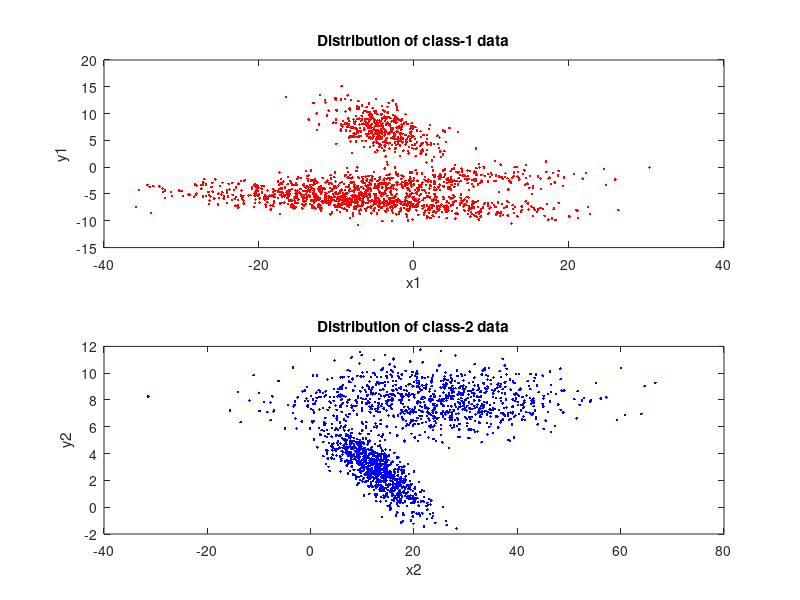

Write MATLAB code to recreate this figure. (Note: this script raises an error after producing the figure.)
clc,
clearvars,
close all;

%%%
% Author : Ýsmail can Büyüktepe
% Date: 10.01.2019
% Institute : Gebze Technical University
% E-mail: ismailcanbuyuktepe@gmail.com

% Brief: In the data set ClassificationData1, there are feature vectors of 
% two different classes. There are 2000 attribute vectors for each class. 
% Assume that the attribute vectors are suitable for the Gauss-mix model.
% Using the following code, the GMM parameters were first calculated by 
% the EM algorithm.
% In this process, the data set is divided into two parts as test and 
% training set.In the training set, the first 1800 were taken from 2000 
% data for both classes.The training was performed with 3600 data and the 
% parameters were calculated for each class. The classification was then 
% carried out. It was tested on 400 data using the parameters calculated 
% by training data and calculated the classification success rate.

folderName = '..\handlers';                             % Don't change
folderNameOfFunctions = '..\handlers\functions';        % Don't change
folderNameOfDataSets = '..\handlers\datasets';          % Don't change
    
addpath(folderName , folderNameOfFunctions , folderNameOfDataSets);

dataSet = load('ClassificationData1.mat');

%%
% The distribution of class-1 and class-2 data is shown and the number of
% gauss was determined.

subplot(2,1,1),
plot(dataSet.class1_data(1,1:1800),dataSet.class1_data(2,1:1800),'.','Color','red');
title('Distribution of class-1 data'),
xlabel('x1'); ylabel('y1');

subplot(2,1,2);
plot(dataSet.class2_data(1,1:1800),dataSet.class2_data(2,1:1800),'.','Color','blue');
title('Distribution of class-2 data'),
xlabel('x2'); ylabel('y2');

%% Values of initial parameters are determined for class-1.
dataTranspose =dataSet.class1_data(:,1:1800)';
weight=[1/3,1/3,1/3];

covariance(:,:,1)=[1,0;0,1];
covariance(:,:,2)=[1,0;0,1];
covariance(:,:,3)=[1,0;0,1];

mu_y_init = (max(dataTranspose(:,2))+ min(dataTranspose(:,2)))/2;

mu_x1_init = max(dataTranspose(:,1))/4 + 3*min(dataTranspose(:,1))/4;
mu_x2_init = 2*max(dataTranspose(:,1))/4 + 2*min(dataTranspose(:,1))/4;
mu_x3_init = 3*max(dataTranspose(:,1))/4 + 1*min(dataTranspose(:,1))/4;
meanClass1=[ mu_x1_init, mu_x2_init ,mu_x3_init ; mu_y_init, mu_y_init, mu_y_init  ];

[rowClass1,columnClass1]=size(dataTranspose);
numberOfGaussForClass1 =3;

%%  Values of initial parameters are determined for class-1.
dataTransposeForClass2 = dataSet.class2_data(:,1:1800)';

weight2 =[1/2,1/2];

covariance2(:,:,1)=[1,0;0,1];
covariance2(:,:,2)=[1,0;0,1];

mu2_y_init=(max(dataTransposeForClass2(:,2))+min(dataTransposeForClass2(:,2)))/2;
mu2_x1_init = max(dataTransposeForClass2(:,1))/2 + 3*min(dataTransposeForClass2(:,1))/2;
mu2_x2_init = 2*max(dataTransposeForClass2(:,1))/2 + 2*min(dataTransposeForClass2(:,1))/2;
meanClass2 =[mu2_x1_init,mu2_x2_init; mu2_y_init,mu2_y_init ];

[rowClass2,columnClass2]=size(dataTransposeForClass2);
numberOfGaussForClass2 =2;

%% EM algorithm is started for datas of class-1 and class2

numberOfIteration=50;

for i=1:numberOfIteration
    
 [pdfValuesOfEachGaussOfClass1] = pdfOfGauss(dataSet.class1_data(:,1:1800), rowClass1, ...
                                           numberOfGaussForClass1, meanClass1, ...
                                           covariance);
 [pdfValuesOfEachGaussOfClass2] = pdfOfGauss(dataSet.class2_data(:,1:1800), rowClass2, ...
                                           numberOfGaussForClass2, meanClass2, ...
                                           covariance2);
 [wik_Class1] = calcWik(numberOfGaussForClass1, rowClass1, weight, pdfValuesOfEachGaussOfClass1);
 
 [wik_Class2] = calcWik(numberOfGaussForClass2, rowClass2, weight2, pdfValuesOfEachGaussOfClass2);
 
 [Nk_Class1] = calcNk(rowClass1, numberOfGaussForClass1, wik_Class1);
 
 [Nk_Class2] = calcNk(rowClass2, numberOfGaussForClass2, wik_Class2);
 
 [meanClass1] = calcMean(rowClass1, columnClass1, numberOfGaussForClass1, ...
                         Nk_Class1, wik_Class1, dataSet.class1_data(:,1:1800));
 [meanClass2] = calcMean(rowClass2, columnClass2, numberOfGaussForClass2, ...
                         Nk_Class2, wik_Class2, dataSet.class2_data(:,1:1800));
 
 [weight] = calcWeight(Nk_Class1, rowClass1, numberOfGaussForClass1);
 
 [weight2] = calcWeight(Nk_Class2, rowClass2, numberOfGaussForClass2);
 
 [covariance] = calcCovariance(Nk_Class1, wik_Class1, dataSet.class1_data(:,1:1800), ...
                            meanClass1, rowClass1, numberOfGaussForClass1 );
 [covariance2] = calcCovariance(Nk_Class2, wik_Class2, dataSet.class2_data(:,1:1800), ...
                            meanClass2, rowClass2, numberOfGaussForClass2);      
end

%% We calculate the discriminant function values of the classes we model as GMM.(For Training )

dataTotal=[dataSet.class1_data(:,1:1800),dataSet.class2_data(:,1:1800)];
[rowTotalData,~] =  size(dataTotal');

pdfWithNewParamForClass1 = pdfOfGauss(dataTotal, rowTotalData, numberOfGaussForClass1, meanClass1...
                                        ,covariance);
pdfWithNewParamForClass2 = pdfOfGauss(dataTotal, rowTotalData, numberOfGaussForClass2, meanClass2...
                                      ,covariance2);

discriminantVectorForClass1 =calcDiscriminant(numberOfGaussForClass1, rowTotalData, weight, ...
                                               pdfWithNewParamForClass1);
discriminantVectorForClass2 =calcDiscriminant(numberOfGaussForClass2, rowTotalData, weight2, ...
                                               pdfWithNewParamForClass2);

figure(2),hold on,
[class1 , class2] = bayesClassifier(discriminantVectorForClass1, discriminantVectorForClass2, ...
                                    rowTotalData , dataTotal);
title('Training result.'),
xlabel('x point'), ylabel('y label'),

%% Calculate the success rate of the training set

[errRateForTraining, err]=calcClassificationError(class1, class2, rowClass1, rowClass2, dataTotal, ...
                                              rowTotalData);

%% Testing
% To calculate the discriminant function values of test
% data and to determine success rate of the test set

testData = [dataSet.class1_data(:,1801:2000), dataSet.class2_data(:,1801:2000)];
[numberOfSampleForTestData,~]= size(testData');

pdfTestDataForClass1 = pdfOfGauss(testData, numberOfSampleForTestData, numberOfGaussForClass1, ...
                                        meanClass1, covariance);

                                
pdfTestDataForClass2 = pdfOfGauss(testData, numberOfSampleForTestData, numberOfGaussForClass2, ...
                                  meanClass2, covariance2 );

discVecForTestClass1 =calcDiscriminant(numberOfGaussForClass1, numberOfSampleForTestData, weight, ...
                                               pdfTestDataForClass1);
discVecForTestClass2 =calcDiscriminant(numberOfGaussForClass2, numberOfSampleForTestData, weight2, ...
                                               pdfTestDataForClass2);

figure(3), hold on,

[tClass1 , tClass2]= bayesClassifier(discVecForTestClass1, discVecForTestClass2, ...
                                     numberOfSampleForTestData, testData);
title('Test result'),
xlabel('x point'), ylabel('y label'),                               
                                
%% Calculate the success rate of the training set

[errRateForTest, errTest]=calcClassificationError(tClass1, tClass2, 200, 200, testData, ...
                                              numberOfSampleForTestData);
